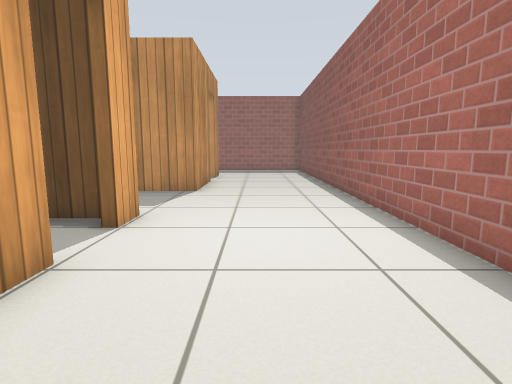
View 1 (above)

20 first-person views from a walk through a Gazebo world. The camera is 0.72 m above the floor, tilts 8° down and sees 80° across. The floor is counted in squares, 0.5 m on a side. Each view is taken from the middle of a square. On the plan, view 1 faces up. The plan holds only what a view shows up to about 14 squares ahead; the rest is blank. Simple patterns stand in for the simulator's built-in surfaces.

View 2
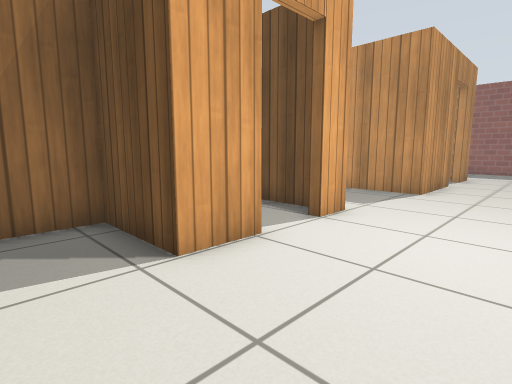

View 3
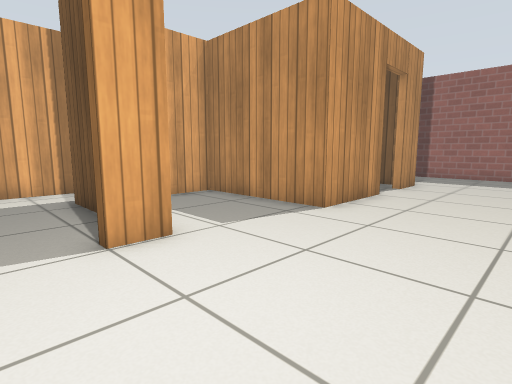

View 4
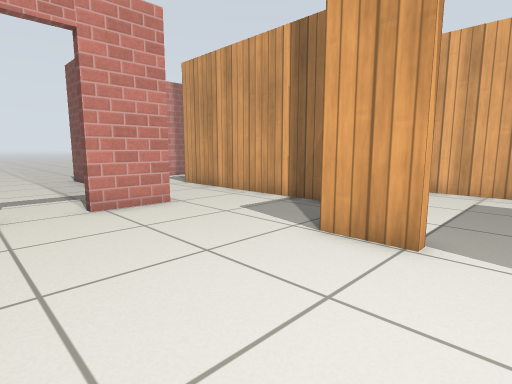

View 5
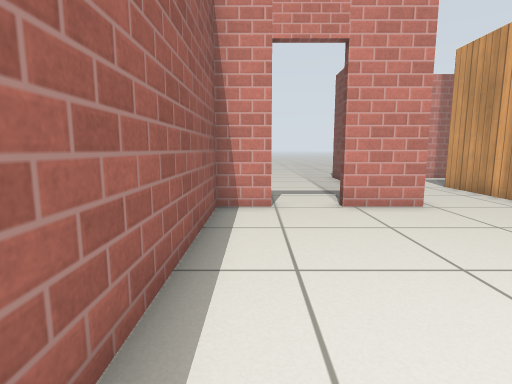

View 6
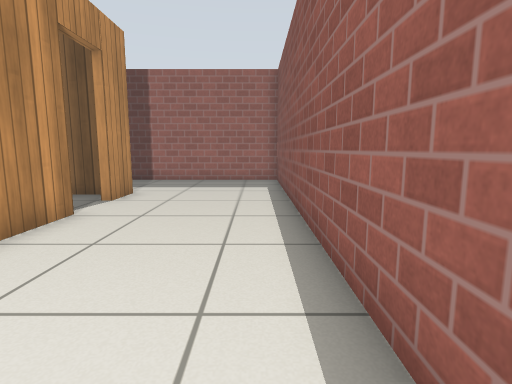

View 7
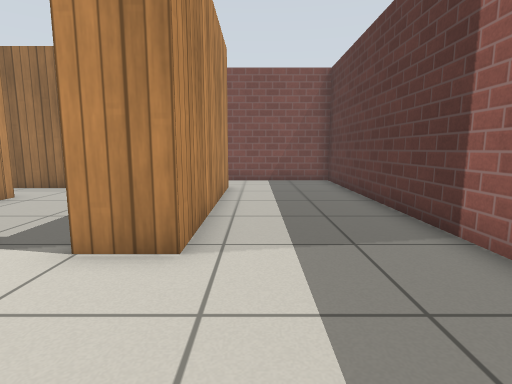

View 8
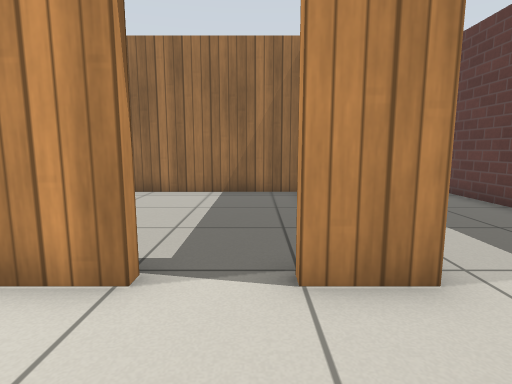

View 9
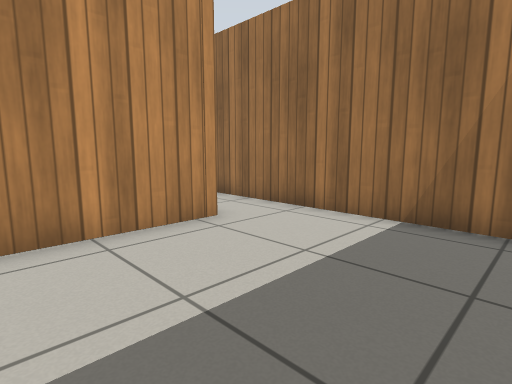

View 10
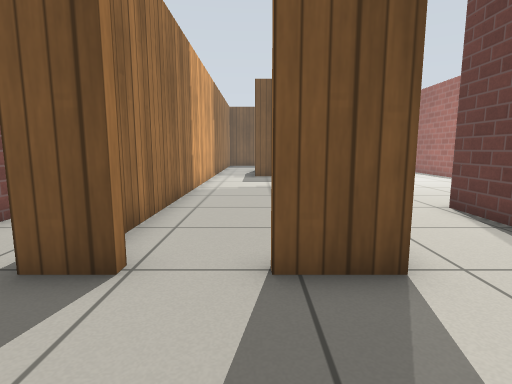

View 11
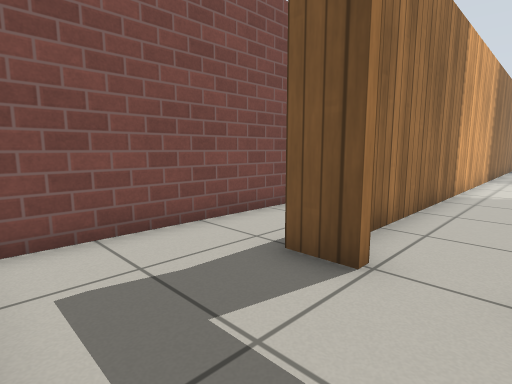

View 12
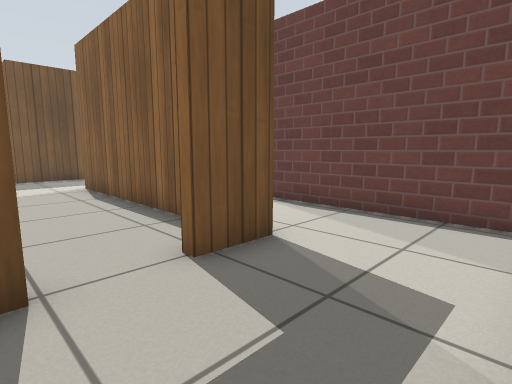

View 13
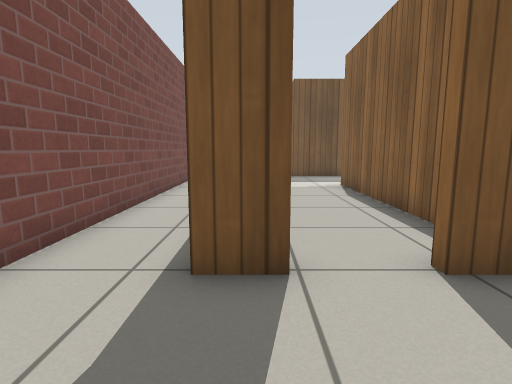

View 14
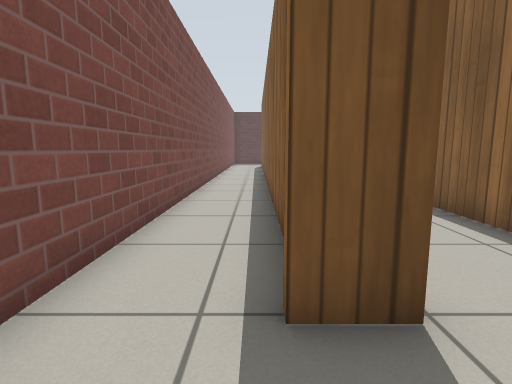

View 15
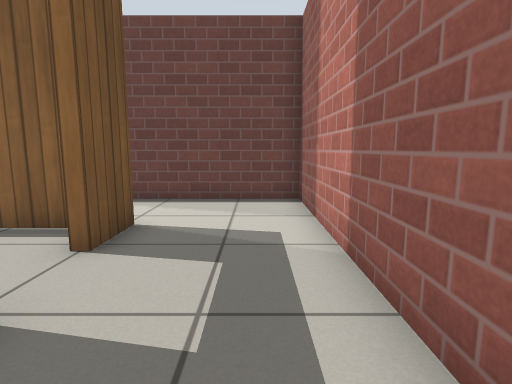

View 16
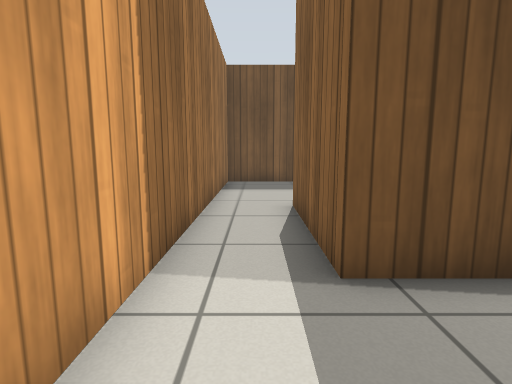

View 17
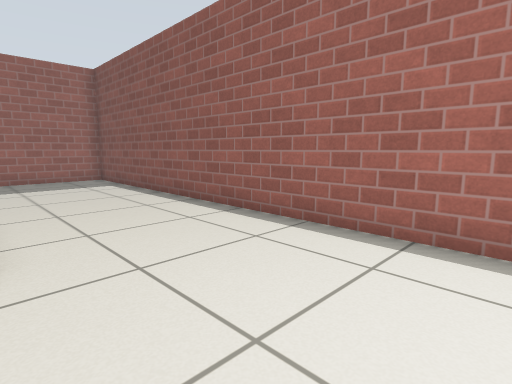

View 18
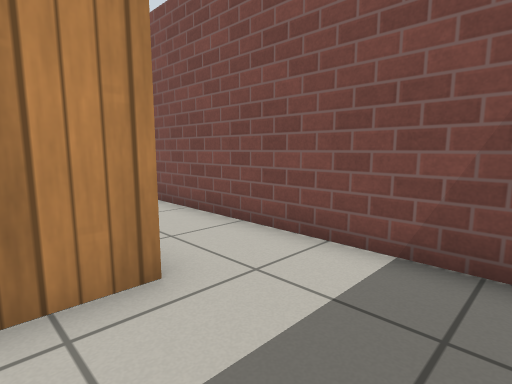

View 19
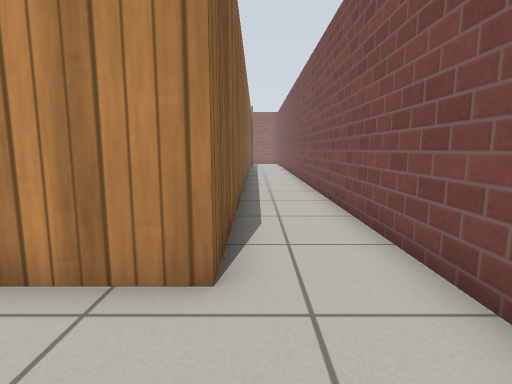

View 20
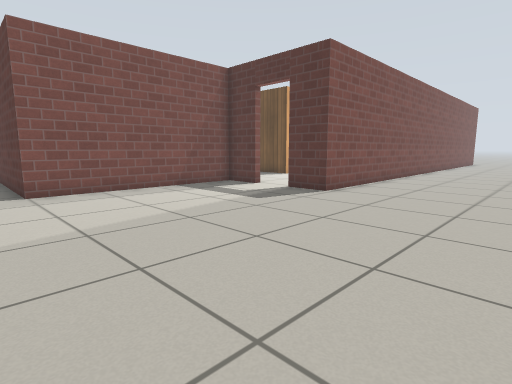

### Floor plan
Ten units are one square. View 1 is at (0, 0); x grows to the right and y downward. Boxes are objects, and circles mark ways between rooms. Rooms are numbered by the first view taken in them; rooms with no view inside come last. Other rooms are left out.
<svg viewBox="-126 -218 171 329">
<path fill="none" stroke="#000" d="M-26 -66 -26 -54M-26 -37 -26 -21 -53 -21 -53 67 -68 67M-21 -137 -21 -105 -67 -105 -67 -89M15 26 30 26 30 -213 -121 -213 -121 98M-96 43 -96 -170 -21 -170 -21 -154M-86 67 -97 67 -97 62M-96 103 -22 103 -22 26 -1 26M-62 -166 -93 -166 -93 -114M-70 -108 -33 -108M-25 -166 -39 -166M-31 -62 -70 -62 -70 -108M-55 56 -55 -24M-93 -114 -93 50M33 -28 33 29 16 29M-1 29 -21 29 -21 106 -76 106"/>
<circle cx="-20" cy="-145" r="3" fill="#2a7"/>
<circle cx="-30" cy="-45" r="3" fill="#2a7"/>
<circle cx="-75" cy="65" r="3" fill="#2a7"/>
<circle cx="5" cy="30" r="3" fill="#2a7"/>
<circle cx="-85" cy="-105" r="3" fill="#2a7"/>
<text x="-40" y="-70">1</text>
<text x="-60" y="-140">2</text>
<text x="-80" y="-20">3</text>
<text x="40" y="-50">4</text>
</svg>
Room 1 opens to room 2. Room 1 opens to room 3. Room 1 opens to room 4. Room 2 opens to room 3.

Where each view was taken, in squares from view 1:
view 1: 0 up, 0 right, facing up
view 2: 0 up, 1 right, facing up-left
view 3: 4 up, 2 right, facing up-left
view 4: 5 up, 2 right, facing down-left
view 5: 5 up, 2 right, facing down
view 6: 7 up, 2 right, facing up
view 7: 18 up, 2 right, facing left
view 8: 15 up, 1 right, facing left
view 9: 16 up, 3 left, facing down-left
view 10: 10 down, 7 left, facing up
view 11: 10 down, 7 left, facing up-left
view 12: 10 down, 9 left, facing up-right
view 13: 10 down, 9 left, facing up
view 14: 9 down, 10 left, facing up
view 15: 9 down, 11 left, facing right
view 16: 3 up, 8 left, facing up
view 17: 6 up, 2 left, facing up-right
view 18: 20 up, 8 left, facing down-left
view 19: 20 up, 10 left, facing down
view 20: 12 down, 9 right, facing up-left
